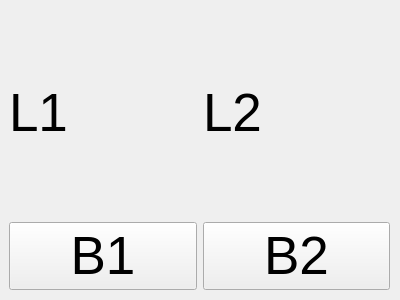
<?xml version="1.0" encoding="UTF-8"?>
<ui version="4.0">
 <class>myWidget</class>
 <widget class="QWidget" name="myWidget">
  <property name="geometry">
   <rect>
    <x>0</x>
    <y>0</y>
    <width>400</width>
    <height>300</height>
   </rect>
  </property>
  <property name="font">
   <font>
    <pointsize>40</pointsize>
   </font>
  </property>
  <property name="windowTitle">
   <string>Form</string>
  </property>
  <widget class="QWidget" name="gridLayoutWidget">
   <property name="geometry">
    <rect>
     <x>9</x>
     <y>9</y>
     <width>381</width>
     <height>281</height>
    </rect>
   </property>
   <layout class="QGridLayout" name="gridLayout">
    <item row="0" column="0">
     <widget class="QLabel" name="label1">
      <property name="text">
       <string>L1</string>
      </property>
     </widget>
    </item>
    <item row="0" column="1">
     <widget class="QLabel" name="label2">
      <property name="text">
       <string>L2</string>
      </property>
     </widget>
    </item>
    <item row="1" column="0">
     <widget class="QPushButton" name="button1">
      <property name="text">
       <string>B1</string>
      </property>
     </widget>
    </item>
    <item row="1" column="1">
     <widget class="QPushButton" name="button2">
      <property name="text">
       <string>B2</string>
      </property>
     </widget>
    </item>
   </layout>
  </widget>
 </widget>
 <resources/>
 <connections/>
</ui>
